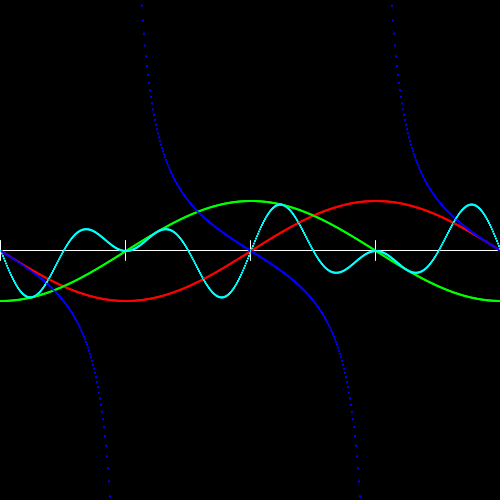
Frame 1 (no input)
Frame 60 (the mouse pressed at the canvas centre just before this capture): identical to frame 1, image omitted
Frame 120 (the mouse held since frame 60 and released just before this capture): identical to frame 1, image omitted

The Processing sketch that drew this single still picture (run headless with seeded random() and noise(); from frame 60 on, the mouse is pressed at the canvas centre):

// Processing sketch: Trig
// ── Trig.pde
int NOTCH_HEIGHT = 10;

void setup() {
  size(500,500);
  smooth();
  fill(255);
  noStroke();
}

void draw() {
  pushMatrix();
  translate(0, height/2);
  background(0);
  
  stroke(255); 
  line(0,0,width,0); // x-axis
  for(float x_notch = 0; x_notch <= width; x_notch += width/4) {
    line(x_notch, NOTCH_HEIGHT, x_notch, -NOTCH_HEIGHT); 
  }
  noStroke();
  
  float mag = 50;
  float y;
  float x_0;
  
  for (int x=0; x < width; x++) {
    x_0 = map(x,0,width,0,TWO_PI);
    fill(255,0,0);
    y = sin(x_0) * mag;
    rect(x, y, 2, 2);
    
    fill(0,255,0);
    y = cos(x_0) * mag;
    rect(x, y, 2, 2);
    
    fill(0,0,255);
    y = tan(x_0) * mag;
    rect(x, y, 2, 2);
    
    fill(0,255,255);
    y = ( (0.5*sin(x_0 * 5)) + (0.5*sin(x_0 * 3)) ) * mag;
    rect(x, y, 2, 2);
  }
  popMatrix();
}
